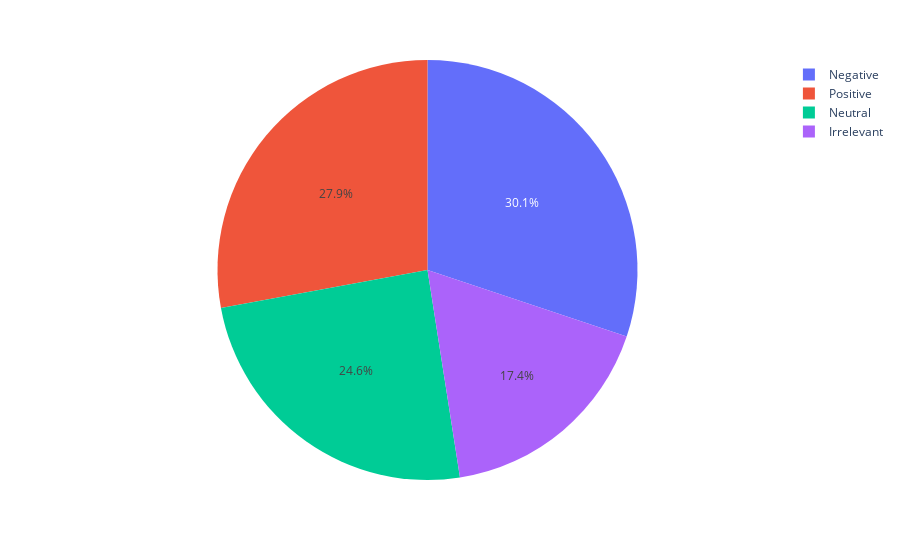

Notebook source saved alongside this figure:
### Markdown cell above
### Analyzing Sentiments

### Code cell
print(df["Sentiment"].value_counts())
df["Sentiment"].value_counts().plot.pie()

### Figure 1 — Plotly figure (JSON) as saved in the notebook; plotly's stock layout.template omitted (floating-point values rounded to 4 significant figures)
{"data": [{"domain": {"x": [0, 1], "y": [0, 1]}, "hovertemplate": "index=%{label}<br>Sentiment=%{value}<extra></extra>", "labels": ["Negative", "Positive", "Neutral", "Irrelevant"], "legendgroup": "", "name": "", "showlegend": true, "type": "pie", "values": [22808, 21109, 18603, 13162]}], "layout": {"legend": {"tracegroupgap": 0}, "margin": {"t": 60}}}
